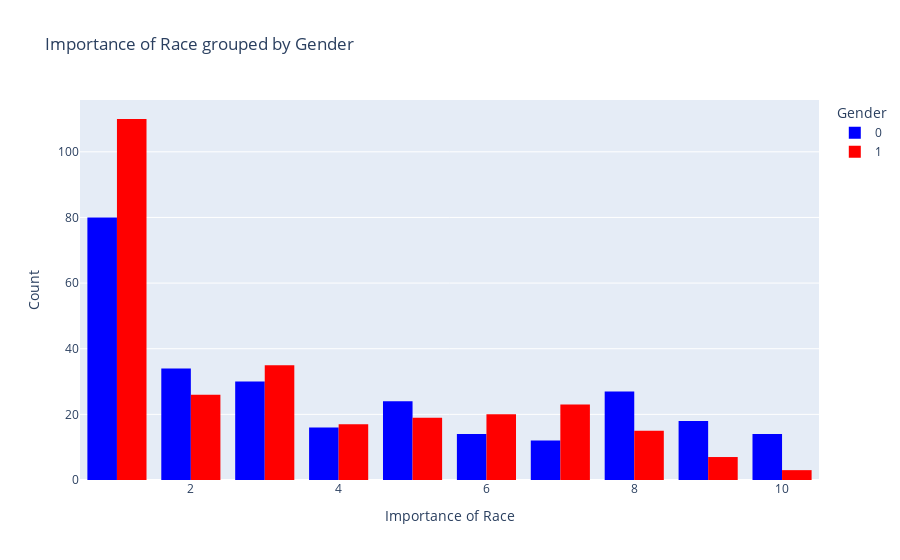
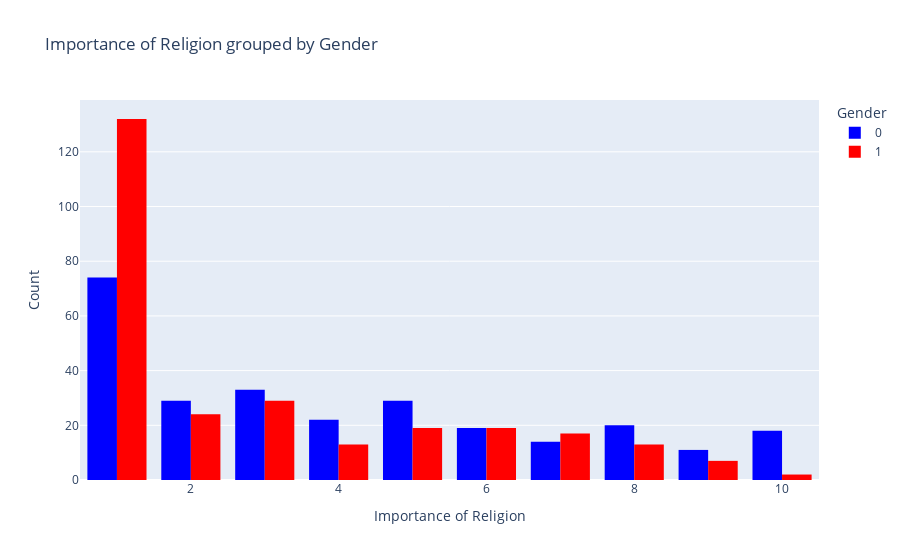

The code cell stored with these charts, in order, in its notebook:
### Markdown cell above
## People preferences and expectations

### Code cell
iddata['imprace'] = iddata['imprace'].replace(0, 1)


fig_imprace = px.histogram(iddata, x='imprace', color='gender', barmode='group', 
                           labels={'gender': 'Gender', 'imprace': 'Importance of Race'},
                           color_discrete_map={0: 'blue', 1: 'red'},
                           title="Importance of Race grouped by Gender")


fig_imprace.update_layout(xaxis_title='Importance of Race', yaxis_title='Count',
                          legend_title_text='Gender')
fig_imprace.show()

fig_imprelig = px.histogram(iddata, x='imprelig', color='gender', barmode='group', 
                            labels={'gender': 'Gender', 'imprelig': 'Importance of Religion'},
                            color_discrete_map={0: 'blue', 1: 'red'},
                            title="Importance of Religion grouped by Gender")


fig_imprelig.update_layout(xaxis_title='Importance of Religion', yaxis_title='Count',
                           legend_title_text='Gender')
fig_imprelig.show()

### Figure 1 — Plotly figure (JSON) as saved in the notebook; plotly's stock layout.template omitted (floating-point values rounded to 4 significant figures; data arrays with more than 128 entries replaced by an {"elided": "..."} marker saying what was removed)
{"data": [{"alignmentgroup": "True", "bingroup": "x", "hovertemplate": "Gender=0<br>Importance of Race=%{x}<br>count=%{y}<extra></extra>", "legendgroup": "0", "marker": {"color": "blue", "pattern": {"shape": ""}}, "name": "0", "offsetgroup": "0", "orientation": "v", "showlegend": true, "type": "histogram", "x": {"elided": "274 int values"}, "xaxis": "x", "yaxis": "y"}, {"alignmentgroup": "True", "bingroup": "x", "hovertemplate": "Gender=1<br>Importance of Race=%{x}<br>count=%{y}<extra></extra>", "legendgroup": "1", "marker": {"color": "red", "pattern": {"shape": ""}}, "name": "1", "offsetgroup": "1", "orientation": "v", "showlegend": true, "type": "histogram", "x": {"elided": "277 int values"}, "xaxis": "x", "yaxis": "y"}], "layout": {"barmode": "group", "legend": {"title": {"text": "Gender"}, "tracegroupgap": 0}, "title": {"text": "Importance of Race grouped by Gender"}, "xaxis": {"anchor": "y", "domain": [0, 1], "title": {"text": "Importance of Race"}}, "yaxis": {"anchor": "x", "domain": [0, 1], "title": {"text": "Count"}}}}

### Figure 2 — Plotly figure (JSON) as saved in the notebook; plotly's stock layout.template omitted (floating-point values rounded to 4 significant figures; data arrays with more than 128 entries replaced by an {"elided": "..."} marker saying what was removed)
{"data": [{"alignmentgroup": "True", "bingroup": "x", "hovertemplate": "Gender=0<br>Importance of Religion=%{x}<br>count=%{y}<extra></extra>", "legendgroup": "0", "marker": {"color": "blue", "pattern": {"shape": ""}}, "name": "0", "offsetgroup": "0", "orientation": "v", "showlegend": true, "type": "histogram", "x": {"elided": "274 int values"}, "xaxis": "x", "yaxis": "y"}, {"alignmentgroup": "True", "bingroup": "x", "hovertemplate": "Gender=1<br>Importance of Religion=%{x}<br>count=%{y}<extra></extra>", "legendgroup": "1", "marker": {"color": "red", "pattern": {"shape": ""}}, "name": "1", "offsetgroup": "1", "orientation": "v", "showlegend": true, "type": "histogram", "x": {"elided": "277 int values"}, "xaxis": "x", "yaxis": "y"}], "layout": {"barmode": "group", "legend": {"title": {"text": "Gender"}, "tracegroupgap": 0}, "title": {"text": "Importance of Religion grouped by Gender"}, "xaxis": {"anchor": "y", "domain": [0, 1], "title": {"text": "Importance of Religion"}}, "yaxis": {"anchor": "x", "domain": [0, 1], "title": {"text": "Count"}}}}
